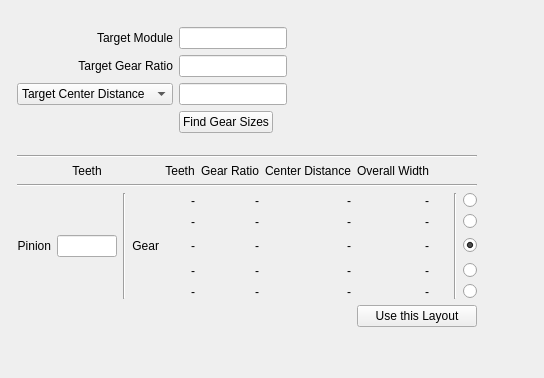
     <widget class="QWidget" name="tab_layout">
      <attribute name="title">
       <string>Layout Helper</string>
      </attribute>
      <layout class="QHBoxLayout" name="horizontalLayout_5">
       <item>
        <layout class="QVBoxLayout" name="verticalLayout_3">
         <item>
          <spacer name="verticalSpacer_4">
           <property name="orientation">
            <enum>Qt::Orientation::Vertical</enum>
           </property>
           <property name="sizeType">
            <enum>QSizePolicy::Policy::Fixed</enum>
           </property>
           <property name="sizeHint" stdset="0">
            <size>
             <width>20</width>
             <height>16</height>
            </size>
           </property>
          </spacer>
         </item>
         <item>
          <layout class="QVBoxLayout" name="verticalLayout_2">
           <item>
            <layout class="QHBoxLayout" name="horizontalLayout_3">
             <item>
              <spacer name="horizontalSpacer_5">
               <property name="orientation">
                <enum>Qt::Orientation::Horizontal</enum>
               </property>
               <property name="sizeType">
                <enum>QSizePolicy::Policy::Fixed</enum>
               </property>
               <property name="sizeHint" stdset="0">
                <size>
                 <width>6</width>
                 <height>20</height>
                </size>
               </property>
              </spacer>
             </item>
             <item>
              <layout class="QFormLayout" name="formLayout">
               <property name="labelAlignment">
                <set>Qt::AlignmentFlag::AlignRight|Qt::AlignmentFlag::AlignTrailing|Qt::AlignmentFlag::AlignVCenter</set>
               </property>
               <item row="0" column="0">
                <widget class="QLabel" name="lb_TargetModule">
                 <property name="sizePolicy">
                  <sizepolicy hsizetype="Fixed" vsizetype="Preferred">
                   <horstretch>0</horstretch>
                   <verstretch>0</verstretch>
                  </sizepolicy>
                 </property>
                 <property name="text">
                  <string>Target Module</string>
                 </property>
                 <property name="alignment">
                  <set>Qt::AlignmentFlag::AlignRight|Qt::AlignmentFlag::AlignTrailing|Qt::AlignmentFlag::AlignVCenter</set>
                 </property>
                </widget>
               </item>
               <item row="0" column="1">
                <widget class="QLineEdit" name="le_targetMod">
                 <property name="sizePolicy">
                  <sizepolicy hsizetype="Fixed" vsizetype="Preferred">
                   <horstretch>0</horstretch>
                   <verstretch>0</verstretch>
                  </sizepolicy>
                 </property>
                 <property name="alignment">
                  <set>Qt::AlignmentFlag::AlignRight|Qt::AlignmentFlag::AlignTrailing|Qt::AlignmentFlag::AlignVCenter</set>
                 </property>
                </widget>
               </item>
               <item row="1" column="0">
                <widget class="QLabel" name="lb_TargetGearRatio">
                 <property name="sizePolicy">
                  <sizepolicy hsizetype="Fixed" vsizetype="Preferred">
                   <horstretch>0</horstretch>
                   <verstretch>0</verstretch>
                  </sizepolicy>
                 </property>
                 <property name="text">
                  <string>Target Gear Ratio</string>
                 </property>
                 <property name="alignment">
                  <set>Qt::AlignmentFlag::AlignRight|Qt::AlignmentFlag::AlignTrailing|Qt::AlignmentFlag::AlignVCenter</set>
                 </property>
                </widget>
               </item>
               <item row="1" column="1">
                <widget class="QLineEdit" name="le_targetGR">
                 <property name="sizePolicy">
                  <sizepolicy hsizetype="Fixed" vsizetype="Preferred">
                   <horstretch>0</horstretch>
                   <verstretch>0</verstretch>
                  </sizepolicy>
                 </property>
                 <property name="alignment">
                  <set>Qt::AlignmentFlag::AlignRight|Qt::AlignmentFlag::AlignTrailing|Qt::AlignmentFlag::AlignVCenter</set>
                 </property>
                </widget>
               </item>
               <item row="2" column="0">
                <widget class="QComboBox" name="cb_CD_width">
                 <property name="sizePolicy">
                  <sizepolicy hsizetype="Fixed" vsizetype="Preferred">
                   <horstretch>0</horstretch>
                   <verstretch>0</verstretch>
                  </sizepolicy>
                 </property>
                 <item>
                  <property name="text">
                   <string>Target Center Distance</string>
                  </property>
                 </item>
                 <item>
                  <property name="text">
                   <string>Target Overall Width</string>
                  </property>
                 </item>
                </widget>
               </item>
               <item row="2" column="1">
                <widget class="QLineEdit" name="le_targetSize">
                 <property name="sizePolicy">
                  <sizepolicy hsizetype="Fixed" vsizetype="Preferred">
                   <horstretch>0</horstretch>
                   <verstretch>0</verstretch>
                  </sizepolicy>
                 </property>
                 <property name="alignment">
                  <set>Qt::AlignmentFlag::AlignRight|Qt::AlignmentFlag::AlignTrailing|Qt::AlignmentFlag::AlignVCenter</set>
                 </property>
                </widget>
               </item>
               <item row="3" column="1">
                <widget class="QPushButton" name="pb_calcGearSizes">
                 <property name="sizePolicy">
                  <sizepolicy hsizetype="Fixed" vsizetype="Preferred">
                   <horstretch>0</horstretch>
                   <verstretch>0</verstretch>
                  </sizepolicy>
                 </property>
                 <property name="text">
                  <string>Find Gear Sizes</string>
                 </property>
                </widget>
               </item>
              </layout>
             </item>
             <item>
              <spacer name="horizontalSpacer_2">
               <property name="orientation">
                <enum>Qt::Orientation::Horizontal</enum>
               </property>
               <property name="sizeType">
                <enum>QSizePolicy::Policy::Fixed</enum>
               </property>
               <property name="sizeHint" stdset="0">
                <size>
                 <width>240</width>
                 <height>20</height>
                </size>
               </property>
              </spacer>
             </item>
            </layout>
           </item>
           <item>
            <spacer name="verticalSpacer_2">
             <property name="orientation">
              <enum>Qt::Orientation::Vertical</enum>
             </property>
             <property name="sizeType">
              <enum>QSizePolicy::Policy::Fixed</enum>
             </property>
             <property name="sizeHint" stdset="0">
              <size>
               <width>20</width>
               <height>16</height>
              </size>
             </property>
            </spacer>
           </item>
           <item>
            <layout class="QHBoxLayout" name="horizontalLayout_4">
             <item>
              <spacer name="horizontalSpacer_6">
               <property name="orientation">
                <enum>Qt::Orientation::Horizontal</enum>
               </property>
               <property name="sizeType">
                <enum>QSizePolicy::Policy::Fixed</enum>
               </property>
               <property name="sizeHint" stdset="0">
                <size>
                 <width>6</width>
                 <height>0</height>
                </size>
               </property>
              </spacer>
             </item>
             <item>
              <layout class="QGridLayout" name="gridLayout_2">
               <item row="1" column="6">
                <widget class="QLabel" name="lb_CenterDistance">
                 <property name="text">
                  <string>Center Distance</string>
                 </property>
                 <property name="alignment">
                  <set>Qt::AlignmentFlag::AlignCenter</set>
                 </property>
                </widget>
               </item>
               <item row="4" column="10">
                <widget class="QRadioButton" name="rb_2">
                 <property name="layoutDirection">
                  <enum>Qt::LayoutDirection::RightToLeft</enum>
                 </property>
                 <property name="text">
                  <string/>
                 </property>
                 <attribute name="buttonGroup">
                  <string notr="true">buttonGroup</string>
                 </attribute>
                </widget>
               </item>
               <item row="5" column="10">
                <widget class="QRadioButton" name="rb_3">
                 <property name="layoutDirection">
                  <enum>Qt::LayoutDirection::RightToLeft</enum>
                 </property>
                 <property name="text">
                  <string/>
                 </property>
                 <property name="checked">
                  <bool>true</bool>
                 </property>
                 <attribute name="buttonGroup">
                  <string notr="true">buttonGroup</string>
                 </attribute>
                </widget>
               </item>
               <item row="6" column="4">
                <widget class="QLabel" name="lb_gN4">
                 <property name="text">
                  <string>-</string>
                 </property>
                 <property name="alignment">
                  <set>Qt::AlignmentFlag::AlignRight|Qt::AlignmentFlag::AlignTrailing|Qt::AlignmentFlag::AlignVCenter</set>
                 </property>
                </widget>
               </item>
               <item row="3" column="4">
                <widget class="QLabel" name="lb_gN1">
                 <property name="text">
                  <string>-</string>
                 </property>
                 <property name="alignment">
                  <set>Qt::AlignmentFlag::AlignRight|Qt::AlignmentFlag::AlignTrailing|Qt::AlignmentFlag::AlignVCenter</set>
                 </property>
                </widget>
               </item>
               <item row="3" column="8">
                <widget class="QLabel" name="lb_icon1">
                 <property name="text">
                  <string/>
                 </property>
                 <property name="alignment">
                  <set>Qt::AlignmentFlag::AlignRight|Qt::AlignmentFlag::AlignTrailing|Qt::AlignmentFlag::AlignVCenter</set>
                 </property>
                </widget>
               </item>
               <item row="3" column="5">
                <widget class="QLabel" name="lb_GR1">
                 <property name="text">
                  <string>-</string>
                 </property>
                 <property name="alignment">
                  <set>Qt::AlignmentFlag::AlignRight|Qt::AlignmentFlag::AlignTrailing|Qt::AlignmentFlag::AlignVCenter</set>
                 </property>
                </widget>
               </item>
               <item row="0" column="0" colspan="11">
                <widget class="Line" name="line_5">
                 <property name="orientation">
                  <enum>Qt::Orientation::Horizontal</enum>
                 </property>
                </widget>
               </item>
               <item row="7" column="7">
                <widget class="QLabel" name="lb_width5">
                 <property name="text">
                  <string>-</string>
                 </property>
                 <property name="alignment">
                  <set>Qt::AlignmentFlag::AlignRight|Qt::AlignmentFlag::AlignTrailing|Qt::AlignmentFlag::AlignVCenter</set>
                 </property>
                </widget>
               </item>
               <item row="4" column="4">
                <widget class="QLabel" name="lb_gN2">
                 <property name="text">
                  <string>-</string>
                 </property>
                 <property name="alignment">
                  <set>Qt::AlignmentFlag::AlignRight|Qt::AlignmentFlag::AlignTrailing|Qt::AlignmentFlag::AlignVCenter</set>
                 </property>
                </widget>
               </item>
               <item row="1" column="5">
                <widget class="QLabel" name="lb_GearRatio">
                 <property name="text">
                  <string>Gear Ratio</string>
                 </property>
                 <property name="alignment">
                  <set>Qt::AlignmentFlag::AlignCenter</set>
                 </property>
                </widget>
               </item>
               <item row="3" column="7">
                <widget class="QLabel" name="lb_width1">
                 <property name="text">
                  <string>-</string>
                 </property>
                 <property name="alignment">
                  <set>Qt::AlignmentFlag::AlignRight|Qt::AlignmentFlag::AlignTrailing|Qt::AlignmentFlag::AlignVCenter</set>
                 </property>
                </widget>
               </item>
               <item row="7" column="6">
                <widget class="QLabel" name="lb_CD5">
                 <property name="text">
                  <string>-</string>
                 </property>
                 <property name="alignment">
                  <set>Qt::AlignmentFlag::AlignRight|Qt::AlignmentFlag::AlignTrailing|Qt::AlignmentFlag::AlignVCenter</set>
                 </property>
                </widget>
               </item>
               <item row="8" column="7" colspan="4">
                <widget class="QPushButton" name="pb_useLayout">
                 <property name="text">
                  <string>Use this Layout</string>
                 </property>
                </widget>
               </item>
               <item row="5" column="8">
                <widget class="QLabel" name="lb_icon3">
                 <property name="text">
                  <string/>
                 </property>
                 <property name="alignment">
                  <set>Qt::AlignmentFlag::AlignRight|Qt::AlignmentFlag::AlignTrailing|Qt::AlignmentFlag::AlignVCenter</set>
                 </property>
                </widget>
               </item>
               <item row="3" column="2" rowspan="5">
                <widget class="Line" name="line_8">
                 <property name="orientation">
                  <enum>Qt::Orientation::Vertical</enum>
                 </property>
                </widget>
               </item>
               <item row="6" column="5">
                <widget class="QLabel" name="lb_GR4">
                 <property name="text">
                  <string>-</string>
                 </property>
                 <property name="alignment">
                  <set>Qt::AlignmentFlag::AlignRight|Qt::AlignmentFlag::AlignTrailing|Qt::AlignmentFlag::AlignVCenter</set>
                 </property>
                </widget>
               </item>
               <item row="3" column="10">
                <widget class="QRadioButton" name="rb_1">
                 <property name="layoutDirection">
                  <enum>Qt::LayoutDirection::RightToLeft</enum>
                 </property>
                 <property name="text">
                  <string/>
                 </property>
                 <attribute name="buttonGroup">
                  <string notr="true">buttonGroup</string>
                 </attribute>
                </widget>
               </item>
               <item row="4" column="6">
                <widget class="QLabel" name="lb_CD2">
                 <property name="text">
                  <string>-</string>
                 </property>
                 <property name="alignment">
                  <set>Qt::AlignmentFlag::AlignRight|Qt::AlignmentFlag::AlignTrailing|Qt::AlignmentFlag::AlignVCenter</set>
                 </property>
                </widget>
               </item>
               <item row="7" column="8">
                <widget class="QLabel" name="lb_icon5">
                 <property name="text">
                  <string/>
                 </property>
                 <property name="alignment">
                  <set>Qt::AlignmentFlag::AlignRight|Qt::AlignmentFlag::AlignTrailing|Qt::AlignmentFlag::AlignVCenter</set>
                 </property>
                </widget>
               </item>
               <item row="5" column="7">
                <widget class="QLabel" name="lb_width3">
                 <property name="text">
                  <string>-</string>
                 </property>
                 <property name="alignment">
                  <set>Qt::AlignmentFlag::AlignRight|Qt::AlignmentFlag::AlignTrailing|Qt::AlignmentFlag::AlignVCenter</set>
                 </property>
                </widget>
               </item>
               <item row="6" column="7">
                <widget class="QLabel" name="lb_width4">
                 <property name="text">
                  <string>-</string>
                 </property>
                 <property name="alignment">
                  <set>Qt::AlignmentFlag::AlignRight|Qt::AlignmentFlag::AlignTrailing|Qt::AlignmentFlag::AlignVCenter</set>
                 </property>
                </widget>
               </item>
               <item row="1" column="4">
                <widget class="QLabel" name="lb_teeth">
                 <property name="text">
                  <string>Teeth</string>
                 </property>
                 <property name="alignment">
                  <set>Qt::AlignmentFlag::AlignCenter</set>
                 </property>
                </widget>
               </item>
               <item row="1" column="1">
                <widget class="QLabel" name="lb_teeth_2">
                 <property name="text">
                  <string>Teeth</string>
                 </property>
                 <property name="alignment">
                  <set>Qt::AlignmentFlag::AlignCenter</set>
                 </property>
                </widget>
               </item>
               <item row="6" column="10">
                <widget class="QRadioButton" name="rb_4">
                 <property name="layoutDirection">
                  <enum>Qt::LayoutDirection::RightToLeft</enum>
                 </property>
                 <property name="text">
                  <string/>
                 </property>
                 <attribute name="buttonGroup">
                  <string notr="true">buttonGroup</string>
                 </attribute>
                </widget>
               </item>
               <item row="4" column="8">
                <widget class="QLabel" name="lb_icon2">
                 <property name="text">
                  <string/>
                 </property>
                 <property name="alignment">
                  <set>Qt::AlignmentFlag::AlignRight|Qt::AlignmentFlag::AlignTrailing|Qt::AlignmentFlag::AlignVCenter</set>
                 </property>
                </widget>
               </item>
               <item row="7" column="4">
                <widget class="QLabel" name="lb_gN5">
                 <property name="text">
                  <string>-</string>
                 </property>
                 <property name="alignment">
                  <set>Qt::AlignmentFlag::AlignRight|Qt::AlignmentFlag::AlignTrailing|Qt::AlignmentFlag::AlignVCenter</set>
                 </property>
                </widget>
               </item>
               <item row="1" column="7">
                <widget class="QLabel" name="lb_OverallWidth">
                 <property name="text">
                  <string>Overall Width</string>
                 </property>
                 <property name="alignment">
                  <set>Qt::AlignmentFlag::AlignCenter</set>
                 </property>
                </widget>
               </item>
               <item row="7" column="10">
                <widget class="QRadioButton" name="rb_5">
                 <property name="layoutDirection">
                  <enum>Qt::LayoutDirection::RightToLeft</enum>
                 </property>
                 <property name="text">
                  <string/>
                 </property>
                 <attribute name="buttonGroup">
                  <string notr="true">buttonGroup</string>
                 </attribute>
                </widget>
               </item>
               <item row="6" column="8">
                <widget class="QLabel" name="lb_icon4">
                 <property name="text">
                  <string/>
                 </property>
                 <property name="alignment">
                  <set>Qt::AlignmentFlag::AlignRight|Qt::AlignmentFlag::AlignTrailing|Qt::AlignmentFlag::AlignVCenter</set>
                 </property>
                </widget>
               </item>
               <item row="7" column="5">
                <widget class="QLabel" name="lb_GR5">
                 <property name="text">
                  <string>-</string>
                 </property>
                 <property name="alignment">
                  <set>Qt::AlignmentFlag::AlignRight|Qt::AlignmentFlag::AlignTrailing|Qt::AlignmentFlag::AlignVCenter</set>
                 </property>
                </widget>
               </item>
               <item row="3" column="6">
                <widget class="QLabel" name="lb_CD1">
                 <property name="text">
                  <string>-</string>
                 </property>
                 <property name="alignment">
                  <set>Qt::AlignmentFlag::AlignRight|Qt::AlignmentFlag::AlignTrailing|Qt::AlignmentFlag::AlignVCenter</set>
                 </property>
                </widget>
               </item>
               <item row="4" column="7">
                <widget class="QLabel" name="lb_width2">
                 <property name="text">
                  <string>-</string>
                 </property>
                 <property name="alignment">
                  <set>Qt::AlignmentFlag::AlignRight|Qt::AlignmentFlag::AlignTrailing|Qt::AlignmentFlag::AlignVCenter</set>
                 </property>
                </widget>
               </item>
               <item row="6" column="6">
                <widget class="QLabel" name="lb_CD4">
                 <property name="text">
                  <string>-</string>
                 </property>
                 <property name="alignment">
                  <set>Qt::AlignmentFlag::AlignRight|Qt::AlignmentFlag::AlignTrailing|Qt::AlignmentFlag::AlignVCenter</set>
                 </property>
                </widget>
               </item>
               <item row="5" column="1">
                <widget class="QLineEdit" name="le_pN">
                 <property name="sizePolicy">
                  <sizepolicy hsizetype="Preferred" vsizetype="Preferred">
                   <horstretch>0</horstretch>
                   <verstretch>0</verstretch>
                  </sizepolicy>
                 </property>
                 <property name="maximumSize">
                  <size>
                   <width>60</width>
                   <height>22</height>
                  </size>
                 </property>
                 <property name="alignment">
                  <set>Qt::AlignmentFlag::AlignRight|Qt::AlignmentFlag::AlignTrailing|Qt::AlignmentFlag::AlignVCenter</set>
                 </property>
                </widget>
               </item>
               <item row="3" column="3" rowspan="5">
                <widget class="QLabel" name="lb_gear">
                 <property name="text">
                  <string>Gear</string>
                 </property>
                 <property name="alignment">
                  <set>Qt::AlignmentFlag::AlignRight|Qt::AlignmentFlag::AlignTrailing|Qt::AlignmentFlag::AlignVCenter</set>
                 </property>
                </widget>
               </item>
               <item row="5" column="6">
                <widget class="QLabel" name="lb_CD3">
                 <property name="text">
                  <string>-</string>
                 </property>
                 <property name="alignment">
                  <set>Qt::AlignmentFlag::AlignRight|Qt::AlignmentFlag::AlignTrailing|Qt::AlignmentFlag::AlignVCenter</set>
                 </property>
                </widget>
               </item>
               <item row="2" column="0" colspan="11">
                <widget class="Line" name="line_6">
                 <property name="orientation">
                  <enum>Qt::Orientation::Horizontal</enum>
                 </property>
                </widget>
               </item>
               <item row="3" column="0" rowspan="5">
                <widget class="QLabel" name="lb_pinion">
                 <property name="text">
                  <string>Pinion</string>
                 </property>
                 <property name="alignment">
                  <set>Qt::AlignmentFlag::AlignRight|Qt::AlignmentFlag::AlignTrailing|Qt::AlignmentFlag::AlignVCenter</set>
                 </property>
                </widget>
               </item>
               <item row="5" column="5">
                <widget class="QLabel" name="lb_GR3">
                 <property name="text">
                  <string>-</string>
                 </property>
                 <property name="alignment">
                  <set>Qt::AlignmentFlag::AlignRight|Qt::AlignmentFlag::AlignTrailing|Qt::AlignmentFlag::AlignVCenter</set>
                 </property>
                </widget>
               </item>
               <item row="5" column="4">
                <widget class="QLabel" name="lb_gN3">
                 <property name="text">
                  <string>-</string>
                 </property>
                 <property name="alignment">
                  <set>Qt::AlignmentFlag::AlignRight|Qt::AlignmentFlag::AlignTrailing|Qt::AlignmentFlag::AlignVCenter</set>
                 </property>
                </widget>
               </item>
               <item row="4" column="5">
                <widget class="QLabel" name="lb_GR2">
                 <property name="text">
                  <string>-</string>
                 </property>
                 <property name="alignment">
                  <set>Qt::AlignmentFlag::AlignRight|Qt::AlignmentFlag::AlignTrailing|Qt::AlignmentFlag::AlignVCenter</set>
                 </property>
                </widget>
               </item>
               <item row="3" column="9" rowspan="5">
                <widget class="Line" name="line_7">
                 <property name="orientation">
                  <enum>Qt::Orientation::Vertical</enum>
                 </property>
                </widget>
               </item>
              </layout>
             </item>
             <item>
              <spacer name="horizontalSpacer_4">
               <property name="orientation">
                <enum>Qt::Orientation::Horizontal</enum>
               </property>
               <property name="sizeType">
                <enum>QSizePolicy::Policy::Fixed</enum>
               </property>
               <property name="sizeHint" stdset="0">
                <size>
                 <width>50</width>
                 <height>20</height>
                </size>
               </property>
              </spacer>
             </item>
            </layout>
           </item>
          </layout>
         </item>
         <item>
          <spacer name="verticalSpacer_3">
           <property name="orientation">
            <enum>Qt::Orientation::Vertical</enum>
           </property>
           <property name="sizeHint" stdset="0">
            <size>
             <width>20</width>
             <height>40</height>
            </size>
           </property>
          </spacer>
         </item>
        </layout>
       </item>
       <item>
        <widget class="QFrame" name="f_helper_layout">
         <property name="sizePolicy">
          <sizepolicy hsizetype="Expanding" vsizetype="Expanding">
           <horstretch>0</horstretch>
           <verstretch>0</verstretch>
          </sizepolicy>
         </property>
         <property name="frameShape">
          <enum>QFrame::Shape::StyledPanel</enum>
         </property>
         <property name="frameShadow">
          <enum>QFrame::Shadow::Raised</enum>
         </property>
        </widget>
       </item>
      </layout>
     </widget>
